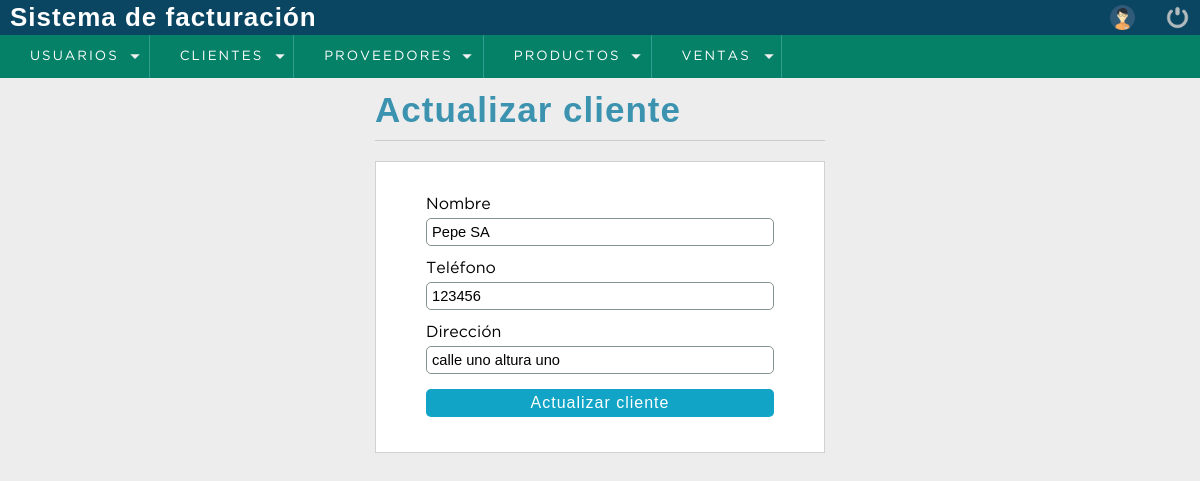
Page /proyecto/sistema/editar_cliente.php?id=1 (signed in) on the committed database.
### tables this page shows
CREATE TABLE `cliente` (
  `idcliente` int(11) NOT NULL,
  `nombre` varchar(80) DEFAULT NULL,
  `telefono` int(11) DEFAULT NULL,
  `direccion` text DEFAULT NULL,
  `cuit` bigint(20) DEFAULT NULL
);

### proyecto/sistema/editar_cliente.php (the view, shortened to what this page needs)
<?php
    include "../bd.php";
    $idcliente = $_GET['id'];
    $sql = mysqli_query($connection, "SELECT * FROM cliente WHERE idcliente = $idcliente");
    $result_sql = mysqli_num_rows($sql);
    if ($result_sql == 0) {
        header('Location: lista_cliente.php');
        exit;
    } else {
        $data = mysqli_fetch_array($sql);
        $nombre = $data['nombre'];
        $telefono = $data['telefono'];
        $direccion = $data['direccion'];
    }
?>
<!DOCTYPE html>
<html lang="en">
<head>
    <?php include "includes/scripts.php"; ?>
</head>
<body>
<?php include "includes/header.php"; ?>
    <section id="container">
        <div class="form_register">
            <h1>Actualizar cliente</h1>
            <hr>
            <form action="" method="post">
                <label for="nombre">Nombre</label>
                <input type="text" name="nombre" id="nombre" placeholder="Nombre del cliente" value="<?php echo $nombre; ?>">
                <label for="telefono">Teléfono</label>
                <input type="number" name="telefono" id="telefono" placeholder="Teléfono del cliente" value="<?php echo $telefono; ?>">
                <label for="direccion">Dirección</label>
                <input type="text" name="direccion" id="direccion" placeholder="Dirección del cliente" value="<?php echo $direccion; ?>">
                <input type="submit" value="Actualizar cliente" class="btn-save">
            </form>
        </div>
    </section>
</body>
</html>

### proyecto/sistema/css/style.css (style rules this page uses)
* { margin: 0; padding: 0; box-sizing: border-box; }
body { background: #ededed; }
h1, h2, h3, h4, h5, h6 { font-family: 'arial'; font-weight: bold; letter-spacing: 1px; }
h1 { font-size: 26px; }
#container { padding: 90px 15px 15px; }
.form_register { width: 450px; margin: auto; }
.form_register h1 { color: #3c93b0; }
hr { border: 0; background: #CCC; height: 1px; display: block; margin: 10px 0; }
form { background: #FFF; margin: auto; padding: 20px 50px; border: 1px solid #d1d1d1; }
label { display: block; font-size: 12pt; font-family: 'Gothambook'; margin: 15px auto 5px auto; }
input,select { display: block; width: 100%; font-size: 11pt; padding: 5px; border: 1px solid #859293; border-radius: 5px; }
.btn-save { font-size: 12pt; background: #12a4c6; color: #FFF; letter-spacing: 1px; border: 0; cursor: pointer; margin: 15px auto; }
#container h1 { font-size: 35px; display: inline-block; }

### rows in the picture
cliente: nombre "Pepe SA", telefono "123456", direccion "calle uno altura uno"
